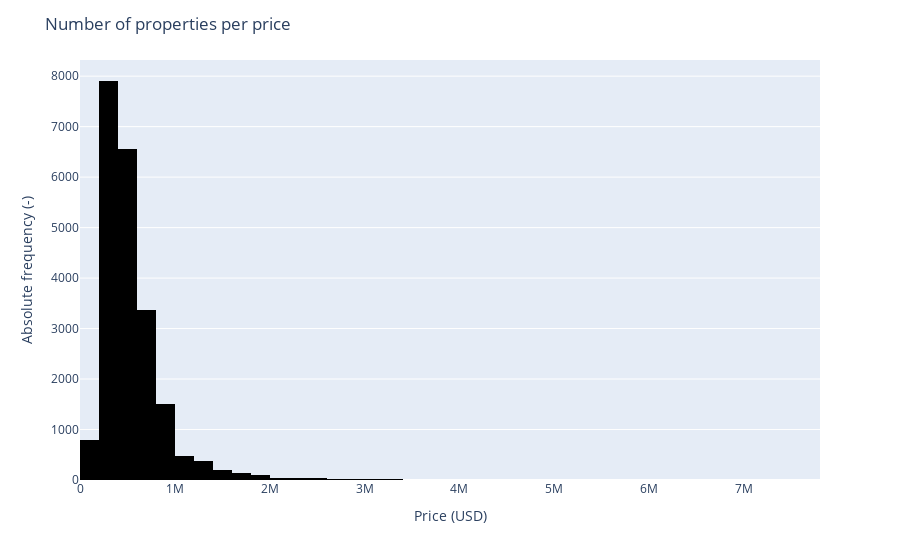

The cell this chart's notebook holds for it:
### Markdown cell above
### 2.2.2. Continuous features analysis

### Code cell
def price_distribution(data_analysis):
    fig = px.histogram(data_analysis, x= 'price', nbins = 50, color_discrete_sequence=['black'])
    fig.update_layout(title="Number of properties per price")
    fig.update_xaxes(title="Price (USD)")
    fig.update_yaxes(title="Absolute frequency (-)")
    
    fig.show()
    
    return None

def pairplot_analysis(data_analysis):
    sns.pairplot(data_analysis[['price', 'sqft_living','sqft_above','sqft_basement','sqft_lot']])
    
    return None

if __name__ == '__main__':
    price_distribution(data_analysis)
    
    pairplot_analysis(data_analysis)

### Figure 1 — Plotly figure (JSON) as saved in the notebook; plotly's stock layout.template omitted (floating-point values rounded to 4 significant figures; data arrays with more than 128 entries replaced by an {"elided": "..."} marker saying what was removed)
{"data": [{"alignmentgroup": "True", "bingroup": "x", "hovertemplate": "price=%{x}<br>count=%{y}<extra></extra>", "legendgroup": "", "marker": {"color": "black", "pattern": {"shape": ""}}, "name": "", "nbinsx": 50, "offsetgroup": "", "orientation": "v", "showlegend": false, "type": "histogram", "x": {"elided": "21603 int values"}, "xaxis": "x", "yaxis": "y"}], "layout": {"barmode": "relative", "legend": {"tracegroupgap": 0}, "margin": {"t": 60}, "title": {"text": "Number of properties per price"}, "xaxis": {"anchor": "y", "domain": [0, 1], "title": {"text": "Price (USD)"}}, "yaxis": {"anchor": "x", "domain": [0, 1], "title": {"text": "Absolute frequency (-)"}}}}
